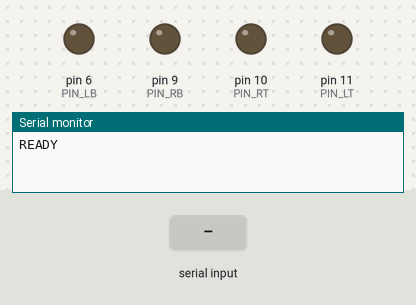
Bench run of a sketch on a simulated Arduino Uno, built with avr-gcc and run on an emulated ATmega328P. Parts: output pins drawn as LEDs (lit = HIGH), the last lines printed to the serial monitor. The test bench sets the inputs (shaded band).

Above: at 1.2 s.
1.3 s: "P,45\n" received over Serial
At 2.0 s:
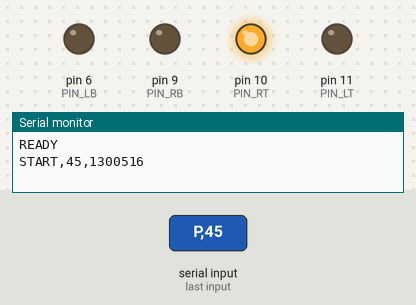
3.6 s: "?\n" received over Serial
5.1 s: "90,45,200\n" received over Serial
Timing chart, 0 to 8.1 s (numbered marks = the images above; inputs shaded):
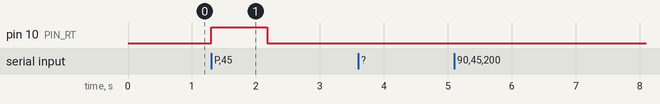

The sketch:

tactor_band.ino
```cpp
/* =====================================================================
 *  Group 18 — vibrotactile bearing display
 *  Replication of Dobbelstein, Henzler & Rukzio, CHI EA 2016
 *
 *  Four coin ERM tactors around the wrist encode the bearing to a
 *  target. Six 60-degree sectors; stimulus DURATION carries the
 *  angular offset. The board plays a pattern locally on command and
 *  reports the microsecond timestamp of the first drive edge, so
 *  onset jitter is measured rather than assumed.
 *
 *  PIN MAP
 *        pin 11  [ LT ]   [ RT ]  pin 10
 *        pin  6  [ LB ]   [ RB ]  pin  9
 *
 *  SERIAL  115200 baud, newline terminated
 *    host -> board      board -> host
 *    ---------------    -------------------------------------------
 *    P,<angle>          START,<angle>,<micros>
 *                       END,<angle>,<micros>
 *    T,<ch>,<ms>        ACK,T,<ch>,<ms>      ch: 0=LT 1=RT 2=LB 3=RB
 *    D,<0-255>          ACK,D,<duty>         set drive level live
 *    S                  ACK,S                all off
 *    ?                  INFO,<duty>,<kick>,<pulse>,<gap>,<count>
 *
 *  Angles are degrees in [-180, 180]. 0 = target straight ahead,
 *  positive = target to the RIGHT.
 * ===================================================================== */

const uint8_t PIN_LT = 11;   // left-top      Timer2A
const uint8_t PIN_RT = 10;   // right-top     Timer1B
const uint8_t PIN_LB =  6;   // left-bottom   Timer0A   <-- see note
const uint8_t PIN_RB =  9;   // right-bottom  Timer1A

const uint8_t PINS[4] = { PIN_LT, PIN_RT, PIN_LB, PIN_RB };

const uint8_t M_LT = 1 << 0;
const uint8_t M_RT = 1 << 1;
const uint8_t M_LB = 1 << 2;
const uint8_t M_RB = 1 << 3;

/* ---------------------------------------------------------------------
 *  NOTE ON PIN 6
 *
 *  Pins 9, 10 (Timer1) and 11 (Timer2) are set to ~31.4 kHz below,
 *  which is above hearing. Pin 6 is on Timer0, which also runs
 *  millis(), micros() and delay() — raising its prescaler would
 *  corrupt every stimulus duration in this file, so it is left at the
 *  Arduino default of 976 Hz.
 *
 *  At DRIVE_DUTY = 255 this does not matter: the pin is simply held
 *  high and all four tactors behave identically. The moment you lower
 *  DRIVE_DUTY to calibrate, LB will whine audibly at 976 Hz while the
 *  other three stay silent — an acoustic cue straight into a study
 *  that masks motor noise on purpose.
 *
 *  FIX, one line: move LB from pin 6 to pin 3 (Timer2B, pairs with
 *  pin 11). Then all four sit on Timer1 and Timer2 at 31.4 kHz.
 *  Change PIN_LB above and the matching entry in web/protocol.js.
 * ------------------------------------------------------------------- */

/* =====================================================================
 *  CALIBRATION PARAMETERS
 *  The paper reports none of these. Ours to choose in pilot testing,
 *  then FREEZE — the "chosen by us, then frozen" list in the proposal.
 *  Record the final values in the analysis plan before the first
 *  formal session. Use D,<duty> to sweep drive level while piloting.
 * ===================================================================== */
uint8_t DRIVE_DUTY = 255;           // hold level 0-255; 255 = full 3.0 V
const uint16_t KICK_MS     = 30;    // full-power kick to beat stiction
const uint16_t PULSE_MS    = 180;   // one pulse in a 3-pulse pattern
const uint16_t GAP_MS      = 120;   // silence between those pulses
const uint8_t  PULSE_COUNT = 3;     // the paper's "arbitrary" three

/* ---- encoding constants, FROM the paper — do not tune ------------- */
const uint16_t DUR_AT_30    = 500;   // ms at 30 degrees off
const uint16_t DUR_AT_90    = 2000;  // ms at 90 degrees off
const uint16_t EXTRA_AT_150 = 2000;  // extra ms once the second tactor joins

/* ---- drive --------------------------------------------------------- */

void setMask(uint8_t mask, uint8_t duty) {
  if (mask & M_LT) analogWrite(PIN_LT, duty);
  if (mask & M_RT) analogWrite(PIN_RT, duty);
  if (mask & M_LB) analogWrite(PIN_LB, duty);
  if (mask & M_RB) analogWrite(PIN_RB, duty);
}

void allOff() {
  for (uint8_t i = 0; i < 4; i++) analogWrite(PINS[i], 0);
}

/* Kick the whole mask together. Kicking per-motor would stagger their
   onsets by KICK_MS, and the front and behind patterns depend on a
   pair being felt as simultaneous. */
void kickOn(uint8_t mask) {
  setMask(mask, 255);
  delay(KICK_MS);
  setMask(mask, DRIVE_DUTY);
}

void pulse(uint8_t mask, uint16_t ms) {
  if (ms <= KICK_MS) { setMask(mask, 255); delay(ms); allOff(); return; }
  kickOn(mask);
  delay(ms - KICK_MS);
  allOff();
}

int normalize(int a) {
  while (a >  180) a -= 360;
  while (a < -180) a += 360;
  return a;
}

/* ---- the encoding ---------------------------------------------------
 *   |a| <=  30   ahead        both top tactors, PULSE_COUNT pulses
 *   |a| <=  90   drifting     one top tactor, 500 .. 2000 ms
 *   |a| <= 150   passed it    top 2 s, then top + bottom together
 *   |a| >  150   behind       both bottom tactors, PULSE_COUNT pulses
 * ------------------------------------------------------------------- */
void playAngle(int angleIn) {
  const int  a     = normalize(angleIn);
  const int  m     = abs(a);
  const bool right = (a > 0);

  if (m <= 30) {
    Serial.print(F("START,")); Serial.print(a); Serial.print(','); Serial.println(micros());
    for (uint8_t i = 0; i < PULSE_COUNT; i++) {
      pulse(M_LT | M_RT, PULSE_MS);
      if (i < PULSE_COUNT - 1) delay(GAP_MS);
    }

  } else if (m <= 90) {
    const uint16_t d = DUR_AT_30 +
        (uint16_t)(((uint32_t)(m - 30) * (DUR_AT_90 - DUR_AT_30)) / 60);
    Serial.print(F("START,")); Serial.print(a); Serial.print(','); Serial.println(micros());
    pulse(right ? M_RT : M_LT, d);

  } else if (m <= 150) {
    const uint8_t  top    = right ? M_RT : M_LT;
    const uint8_t  bottom = right ? M_RB : M_LB;
    const uint16_t extra  = (uint16_t)(((uint32_t)(m - 90) * EXTRA_AT_150) / 60);
    Serial.print(F("START,")); Serial.print(a); Serial.print(','); Serial.println(micros());
    kickOn(top);
    delay(DUR_AT_90 - KICK_MS);
    if (extra > 0) {
      kickOn(top | bottom);
      delay(extra > KICK_MS ? extra - KICK_MS : 0);
    }
    allOff();

  } else {
    Serial.print(F("START,")); Serial.print(a); Serial.print(','); Serial.println(micros());
    for (uint8_t i = 0; i < PULSE_COUNT; i++) {
      pulse(M_LB | M_RB, PULSE_MS);
      if (i < PULSE_COUNT - 1) delay(GAP_MS);
    }
  }

  allOff();
  Serial.print(F("END,")); Serial.print(a); Serial.print(','); Serial.println(micros());
}

/* ---- serial -------------------------------------------------------- */

char buf[32];
uint8_t len = 0;

void handle(char *line) {
  switch (line[0]) {

    case 'P': {                                      // P,<angle>
      char *c = strchr(line, ',');
      if (!c) { Serial.println(F("ERR,P")); return; }
      playAngle(atoi(c + 1));
      break;
    }

    case 'T': {                                      // T,<ch>,<ms>
      char *c1 = strchr(line, ',');
      char *c2 = c1 ? strchr(c1 + 1, ',') : NULL;
      if (!c1 || !c2) { Serial.println(F("ERR,T")); return; }
      int ch = atoi(c1 + 1), ms = atoi(c2 + 1);
      if (ch < 0 || ch > 3) { Serial.println(F("ERR,CH")); return; }
      Serial.print(F("ACK,T,")); Serial.print(ch); Serial.print(','); Serial.println(ms);
      pulse(1 << ch, ms);
      break;
    }

    case 'D': {                                      // D,<0-255>
      char *c = strchr(line, ',');
      if (!c) { Serial.println(F("ERR,D")); return; }
      DRIVE_DUTY = (uint8_t)constrain(atoi(c + 1), 0, 255);
      Serial.print(F("ACK,D,")); Serial.println(DRIVE_DUTY);
      break;
    }

    case 'S':
      allOff();
      Serial.println(F("ACK,S"));
      break;

    case '?':
      Serial.print(F("INFO,"));
      Serial.print(DRIVE_DUTY);  Serial.print(',');
      Serial.print(KICK_MS);     Serial.print(',');
      Serial.print(PULSE_MS);    Serial.print(',');
      Serial.print(GAP_MS);      Serial.print(',');
      Serial.println(PULSE_COUNT);
      break;

    default:
      Serial.println(F("ERR,CMD"));
  }
}

void setup() {
  for (uint8_t i = 0; i < 4; i++) { pinMode(PINS[i], OUTPUT); analogWrite(PINS[i], 0); }

  // ~31.4 kHz on Timer1 (9, 10) and Timer2 (11, 3). Timer0 untouched.
  TCCR1B = (TCCR1B & 0b11111000) | 0x01;
  TCCR2B = (TCCR2B & 0b11111000) | 0x01;

  Serial.begin(115200);
  while (!Serial) { ; }
  Serial.println(F("READY"));
}

void loop() {
  while (Serial.available()) {
    char ch = Serial.read();
    if (ch == '\n' || ch == '\r') {
      if (len) { buf[len] = '\0'; handle(buf); len = 0; }
    } else if (len < sizeof(buf) - 1) {
      buf[len++] = ch;
    }
  }
}
```

Measured:
- after the input at 1.3 s, pin 10 (PIN_RT): LOW → HIGH at once, → LOW 0.88 s later
